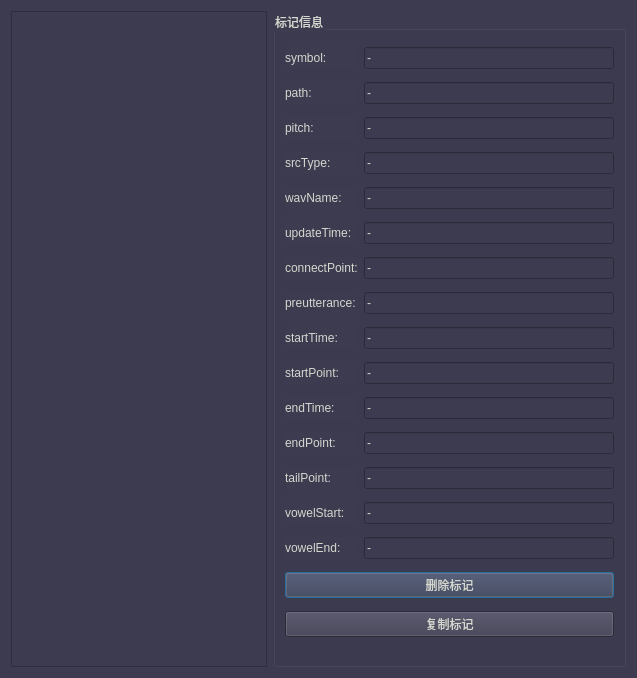
<?xml version="1.0" encoding="UTF-8"?>
<ui version="4.0">
 <class>PSM</class>
 <widget class="QDialog" name="PSM">
  <property name="geometry">
   <rect>
    <x>0</x>
    <y>0</y>
    <width>637</width>
    <height>678</height>
   </rect>
  </property>
  <property name="windowTitle">
   <string>编辑标记</string>
  </property>
  <property name="windowIcon">
   <iconset resource="src.qrc">
    <normaloff>:/imag/icon.png</normaloff>:/imag/icon.png</iconset>
  </property>
  <property name="styleSheet">
   <string notr="true">
QWidget{
background-color: rgb(61,59,79);
	color: rgb(211, 215, 207);
}
QToolTip{

background-color:rgb(61,59,79);
color: rgb(211, 215, 207);
border:1px solid rgb(61,59,79);
}</string>
  </property>
  <layout class="QFormLayout" name="formLayout_2">
   <item row="0" column="0">
    <widget class="QListWidget" name="pslist">
     <property name="currentRow">
      <number>-1</number>
     </property>
    </widget>
   </item>
   <item row="0" column="1">
    <widget class="QGroupBox" name="groupBox">
     <property name="title">
      <string>标记信息</string>
     </property>
     <layout class="QGridLayout" name="gridLayout">
      <item row="0" column="0">
       <widget class="QLabel" name="label_3">
        <property name="text">
         <string>symbol:</string>
        </property>
       </widget>
      </item>
      <item row="0" column="1">
       <widget class="QLineEdit" name="sl">
        <property name="text">
         <string>-</string>
        </property>
        <property name="readOnly">
         <bool>true</bool>
        </property>
       </widget>
      </item>
      <item row="1" column="0">
       <widget class="QLabel" name="label_2">
        <property name="text">
         <string>path:</string>
        </property>
       </widget>
      </item>
      <item row="1" column="1">
       <widget class="QLineEdit" name="pl">
        <property name="text">
         <string>-</string>
        </property>
        <property name="readOnly">
         <bool>true</bool>
        </property>
       </widget>
      </item>
      <item row="2" column="0">
       <widget class="QLabel" name="label_4">
        <property name="text">
         <string>pitch:</string>
        </property>
       </widget>
      </item>
      <item row="2" column="1">
       <widget class="QLineEdit" name="ptl">
        <property name="text">
         <string>-</string>
        </property>
        <property name="readOnly">
         <bool>true</bool>
        </property>
       </widget>
      </item>
      <item row="3" column="0">
       <widget class="QLabel" name="label_5">
        <property name="text">
         <string>srcType:</string>
        </property>
       </widget>
      </item>
      <item row="3" column="1">
       <widget class="QLineEdit" name="stl">
        <property name="text">
         <string>-</string>
        </property>
        <property name="readOnly">
         <bool>true</bool>
        </property>
       </widget>
      </item>
      <item row="4" column="0">
       <widget class="QLabel" name="label_6">
        <property name="text">
         <string>wavName:</string>
        </property>
       </widget>
      </item>
      <item row="4" column="1">
       <widget class="QLineEdit" name="wnl">
        <property name="text">
         <string>-</string>
        </property>
        <property name="readOnly">
         <bool>true</bool>
        </property>
       </widget>
      </item>
      <item row="5" column="0">
       <widget class="QLabel" name="label_7">
        <property name="text">
         <string>updateTime:</string>
        </property>
       </widget>
      </item>
      <item row="5" column="1">
       <widget class="QLineEdit" name="utl">
        <property name="text">
         <string>-</string>
        </property>
        <property name="readOnly">
         <bool>true</bool>
        </property>
       </widget>
      </item>
      <item row="6" column="0">
       <widget class="QLabel" name="label_8">
        <property name="text">
         <string>connectPoint:</string>
        </property>
       </widget>
      </item>
      <item row="6" column="1">
       <widget class="QLineEdit" name="cpl">
        <property name="text">
         <string>-</string>
        </property>
        <property name="readOnly">
         <bool>true</bool>
        </property>
       </widget>
      </item>
      <item row="7" column="0">
       <widget class="QLabel" name="label_9">
        <property name="text">
         <string>preutterance:</string>
        </property>
       </widget>
      </item>
      <item row="7" column="1">
       <widget class="QLineEdit" name="prl">
        <property name="text">
         <string>-</string>
        </property>
        <property name="readOnly">
         <bool>true</bool>
        </property>
       </widget>
      </item>
      <item row="8" column="0">
       <widget class="QLabel" name="label_10">
        <property name="text">
         <string>startTime:</string>
        </property>
       </widget>
      </item>
      <item row="8" column="1">
       <widget class="QLineEdit" name="srtl">
        <property name="text">
         <string>-</string>
        </property>
        <property name="readOnly">
         <bool>true</bool>
        </property>
       </widget>
      </item>
      <item row="9" column="0">
       <widget class="QLabel" name="label_11">
        <property name="text">
         <string>startPoint:</string>
        </property>
       </widget>
      </item>
      <item row="9" column="1">
       <widget class="QLineEdit" name="spl">
        <property name="text">
         <string>-</string>
        </property>
        <property name="readOnly">
         <bool>true</bool>
        </property>
       </widget>
      </item>
      <item row="10" column="0">
       <widget class="QLabel" name="label_12">
        <property name="text">
         <string>endTime:</string>
        </property>
       </widget>
      </item>
      <item row="10" column="1">
       <widget class="QLineEdit" name="etl">
        <property name="text">
         <string>-</string>
        </property>
        <property name="readOnly">
         <bool>true</bool>
        </property>
       </widget>
      </item>
      <item row="11" column="0">
       <widget class="QLabel" name="label_13">
        <property name="text">
         <string>endPoint:</string>
        </property>
       </widget>
      </item>
      <item row="11" column="1">
       <widget class="QLineEdit" name="epl">
        <property name="text">
         <string>-</string>
        </property>
        <property name="readOnly">
         <bool>true</bool>
        </property>
       </widget>
      </item>
      <item row="12" column="0">
       <widget class="QLabel" name="label_14">
        <property name="text">
         <string>tailPoint:</string>
        </property>
       </widget>
      </item>
      <item row="12" column="1">
       <widget class="QLineEdit" name="tpl">
        <property name="text">
         <string>-</string>
        </property>
        <property name="readOnly">
         <bool>true</bool>
        </property>
       </widget>
      </item>
      <item row="13" column="0">
       <widget class="QLabel" name="label_15">
        <property name="text">
         <string>vowelStart:</string>
        </property>
       </widget>
      </item>
      <item row="13" column="1">
       <widget class="QLineEdit" name="vsl">
        <property name="text">
         <string>-</string>
        </property>
        <property name="readOnly">
         <bool>true</bool>
        </property>
       </widget>
      </item>
      <item row="14" column="0">
       <widget class="QLabel" name="label_16">
        <property name="text">
         <string>vowelEnd:</string>
        </property>
       </widget>
      </item>
      <item row="14" column="1">
       <widget class="QLineEdit" name="vel">
        <property name="text">
         <string>-</string>
        </property>
        <property name="readOnly">
         <bool>true</bool>
        </property>
       </widget>
      </item>
      <item row="15" column="0" colspan="2">
       <widget class="QPushButton" name="des">
        <property name="text">
         <string>删除标记</string>
        </property>
       </widget>
      </item>
      <item row="16" column="0" colspan="2">
       <widget class="QPushButton" name="cos">
        <property name="text">
         <string>复制标记</string>
        </property>
       </widget>
      </item>
     </layout>
    </widget>
   </item>
  </layout>
 </widget>
 <resources>
  <include location="src.qrc"/>
 </resources>
 <connections/>
</ui>
